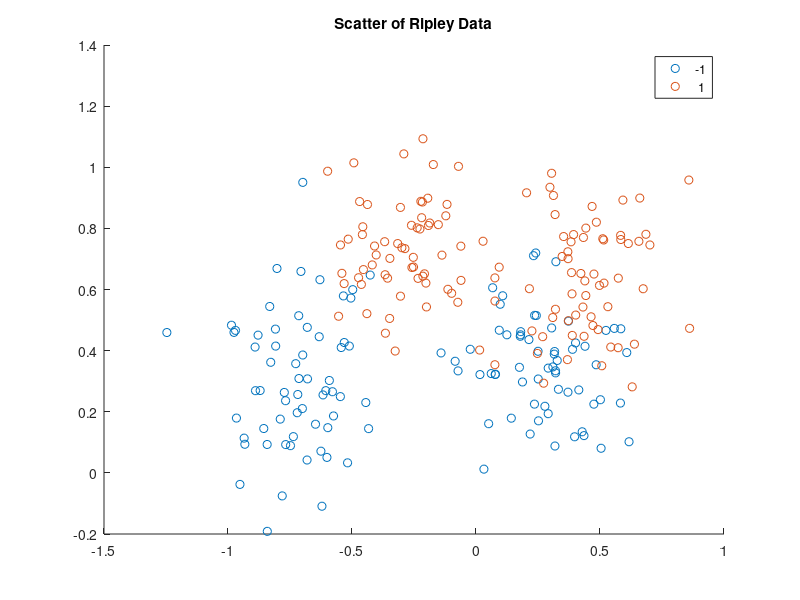

This chart was generated by the following MATLAB code: (Note: this script raises an error after producing the figure.)
load ripley;
%数据可视化
figure;
gscatter(Xtrain(:,1),Xtrain(:,2),Ytrain);
title('Scatter of Ripley Data');
type='classification';
L_fold = 10; % L-fold crossvalidation

%Linear Kernel
gam = tunelssvm({Xtrain,Ytrain,type,[],[],'lin_kernel'},'simplex','crossvalidatelssvm',{L_fold,'misclass'});
[alpha,b] = trainlssvm({Xtrain,Ytrain,type,gam,[],'lin_kernel'});
plotlssvm({Xtrain,Ytrain,type,gam,[],'lin_kernel'},{alpha,b});
[Yest,Y_latent] = simlssvm({Xtrain,Ytrain,type,gam,[],'lin_kernel'},{alpha,b},Xtest);
roc(Y_latent,Ytest);


%POlynomina Kernel
[gam,sig2] = tunelssvm({Xtrain,Ytrain,type,[],[],'poly_kernel'},'simplex','crossvalidatelssvm',{L_fold,'misclass'});
[alpha,b] = trainlssvm({Xtrain,Ytrain,type,gam,sig2,'poly_kernel'});
plotlssvm({Xtrain,Ytrain,type,gam,sig2,'poly_kernel'},{alpha,b});
[Yest,Y_latent] = simlssvm({Xtrain,Ytrain,type,gam,sig2,'poly_kernel'},{alpha,b},Xtest);
roc(Y_latent,Ytest);

%RBF Kernel
[gam,sig2,cost] = tunelssvm({Xtrain,Ytrain,type,[],[],'RBF_kernel'},'simplex','crossvalidatelssvm',{L_fold,'misclass'});
[alpha,b] = trainlssvm({Xtrain,Ytrain,type,gam,sig2,'RBF_kernel'});
plotlssvm({Xtrain,Ytrain,type,gam,sig2,'RBF_kernel'},{alpha,b});
[Yest,Y_latent] = simlssvm({Xtrain,Ytrain,type,gam,sig2,'RBF_kernel'},{alpha,b},Xtest);
roc(Y_latent,Ytest);